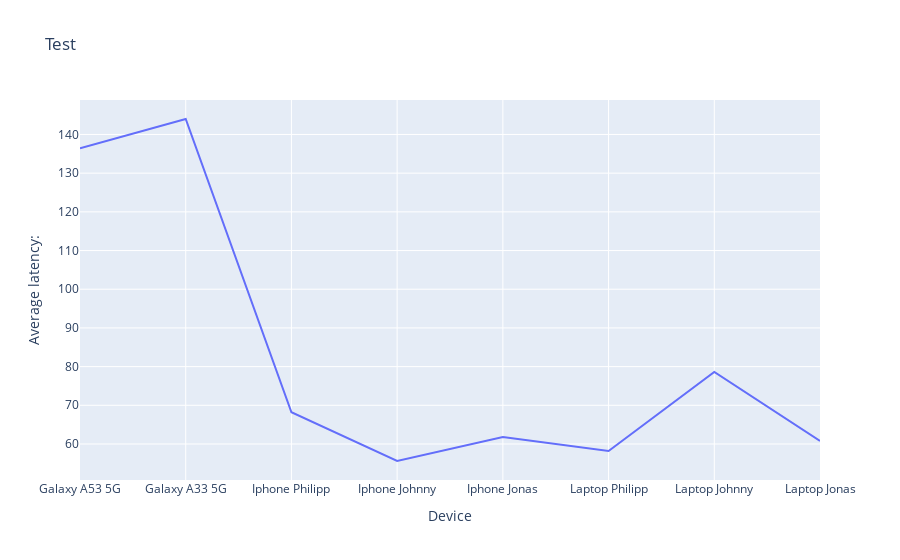

The code cell stored with this chart in its notebook:
### Code cell
fig = px.line(df, x="Device", y="Average latency:", title='Test')
#layout = go.Layout(yaxis=dict(tickformat=".2%"))
#fig.update_layout(yaxis_tickformat=".2%")
fig.update_yaxes(type='linear')

fig.show()

### Figure 1 — Plotly figure (JSON) as saved in the notebook; plotly's stock layout.template omitted (floating-point values rounded to 4 significant figures)
{"data": [{"hovertemplate": "Device=%{x}<br>Average latency:=%{y}<extra></extra>", "legendgroup": "", "line": {"color": "#636efa", "dash": "solid"}, "marker": {"symbol": "circle"}, "mode": "lines", "name": "", "orientation": "v", "showlegend": false, "type": "scatter", "x": ["Galaxy A53 5G", "Galaxy A33 5G", "Iphone Philipp", "Iphone Johnny", "Iphone Jonas", "Laptop Philipp", "Laptop Johnny", "Laptop Jonas"], "xaxis": "x", "y": ["136.40", "144.00", "68.20", "55.60", "61.80", "58.20", "78.60", "60.80"], "yaxis": "y"}], "layout": {"legend": {"tracegroupgap": 0}, "title": {"text": "Test"}, "xaxis": {"anchor": "y", "domain": [0, 1], "title": {"text": "Device"}}, "yaxis": {"anchor": "x", "domain": [0, 1], "title": {"text": "Average latency:"}, "type": "linear"}}}
